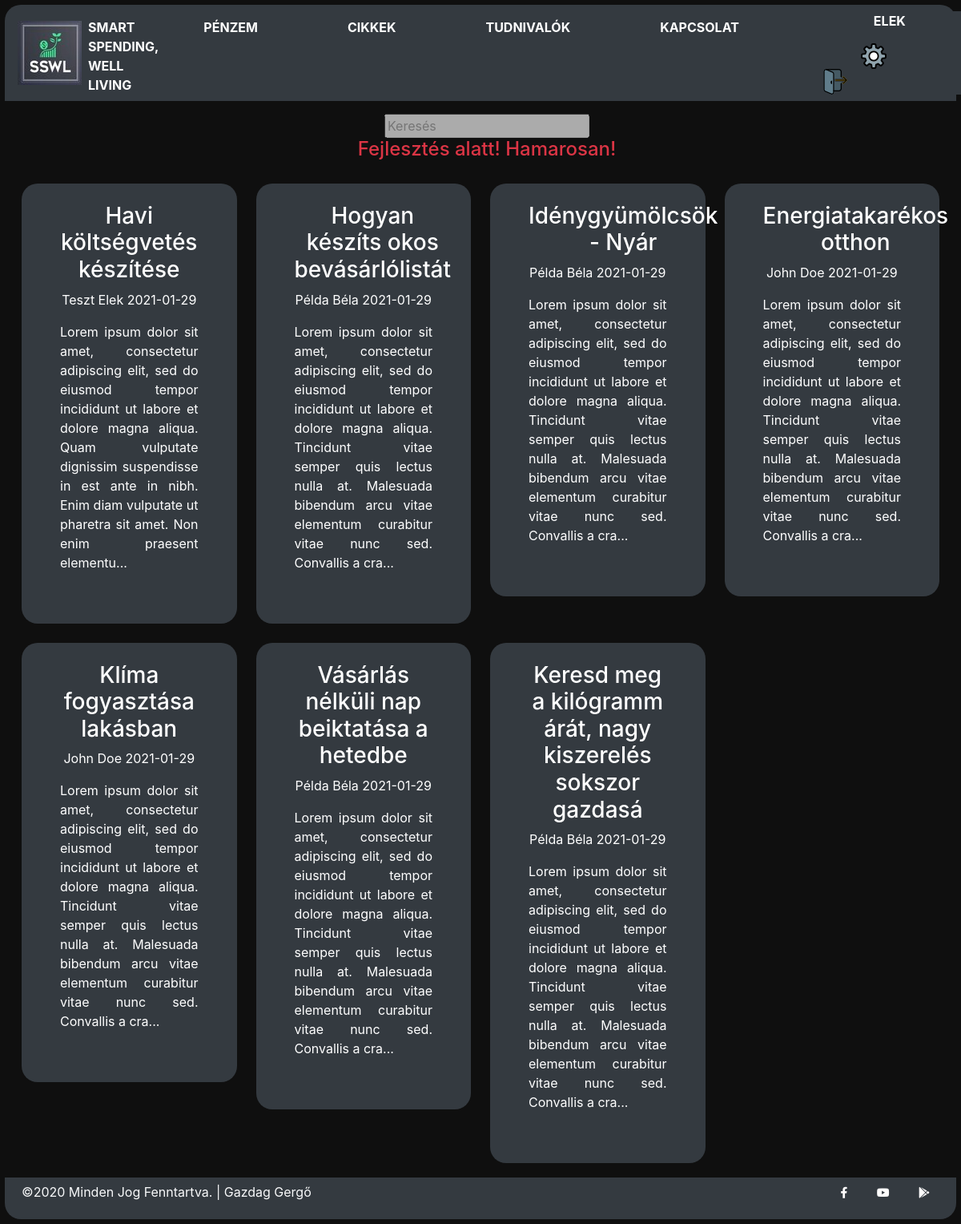
Page /articles.php (signed in) on the committed database.
### tables this page shows
CREATE TABLE `account` (
  `id` int(10) NOT NULL,
  `f_name` varchar(20) NOT NULL,
  `l_name` varchar(20) NOT NULL,
  `email` varchar(64) NOT NULL,
  `pwd` varchar(128) NOT NULL,
  `reg_date` date NOT NULL
);

CREATE TABLE `articles` (
  `id` int(10) NOT NULL,
  `author` varchar(60) NOT NULL,
  `date` date NOT NULL,
  `title` varchar(60) NOT NULL,
  `content` mediumtext NOT NULL
);

### class/database.class.php (called while the page is built)
<?php
class Database{
    protected $host;
    protected $user;
    protected $pwd;
    protected $db_Name;
    protected function __construct($host, $user, $pwd, $db_Name) {
        $this->host = $host;
        $this->user = $user;
        $this->pwd = $pwd;
        $this->db_Name = $db_Name;
    }
    protected function connect() {
        $db_Con = new PDO("mysql:dbname=$this->db_Name;host=$this->host", $this->user, $this->pwd);
        return $db_Con;
        }
}

### class/stmt.class.php (called while the page is built, shortened)
<?php
require "database.class.php";
class Stmt extends Database{
    private $db_Con;
    public function __construct($host, $user, $pwd, $db_Name) {
        $this->db_Con = parent::connect();
        $this->db_Con->query("SET NAMES utf8");
    }
    public function get_PublicUserData($userId) {
        $stmt = $this->db_Con->prepare("SELECT f_name,email,pwd FROM account WHERE id=?");
        $stmt->bindParam(1, $userId);
        $stmt->execute();
        return $stmt->fetch();
    }
    public function sql_SelectArticles() {
        $stmt = $this->db_Con->prepare("SELECT id,author,date,title,content FROM articles");
        $stmt->execute();
        $articles=array();
        while($row = $stmt->fetch(PDO::FETCH_ASSOC))
           {
            $articles[]=$row;
           }
           return $articles;
    }
}

### class/user.class.php (called while the page is built, shortened)
<?php
require_once(__DIR__.'/../include/autoloader.inc.php');
class User{
    private $stmt;
    public function __construct() {
        $this->stmt = new Stmt(HOST, USER, PWD, DBNAME);
    }
    public function loginCheck() {
        $userData = $this->stmt->get_PublicUserData($_SESSION['userId']);
            if(!empty($userData)) {
                $this->f_name = $userData['f_name'];
                return true;
            }
            else {
                return false;
            }
    }
}

### include/autoloader.inc.php (called while the page is built, shortened)
<?php
function myAutoLoader($className){
    $path = "class/";
    $extension = ".class.php";
    $fullPath = $path . $className . $extension;
}

### class/articles.class.php (called while the page is built, shortened)
<?php
require_once(__DIR__.'/../include/autoloader.inc.php');
    class Articles{
        private $stmt;
        public function __construct() {
            $this->stmt = new Stmt(HOST, USER, PWD, DBNAME);
        }
        public function articles(){
            $row= $this->stmt->sql_SelectArticles();
            return $row;
        }
    }

### articles.php (the view, shortened to what this page needs)
<?php require "header.php";
    $articles = new Articles();
?>
<div id="nav_menu">
    <?php  require "nav_menu.php";  ?>
</div>
</head>
<body>
    <div id="content" class="container-fluid h-100 text-white">
        <div class="row" id="articles">
            <div class="col-12 ml-2 mr-3 mb-2 mt-3">
                <div class="row justify-content-center">
                        <form class="center" action="" method="post">
                        <input type="text" id="" name="Keresés" placeholder="Keresés" disabled>
                        </form>
                </div>
                <h4 class="text-danger text-center">Fejlesztés alatt! Hamarosan!</h4>
            </div>
            <?php $row = $articles->articles();
            foreach ($row as $articles){ echo"
            <div class='col-3 p-1'>
                <div class='box bg-dark text-center text-white m-2 pt-4 pl-5 pr-5 pb-5' >
                    <a href='full_article.php?id=".$articles["id"]."'><h3 class='hoverable'>".$articles["title"]."</h3></a>
                    <p class='text-center'> ".$articles['author']." ".$articles["date"]."</p>
                    <p class='text-justify'>".substr($articles["content"],0,250)."...</p>
                </div>
            </div>
            ";} ?>
        </div>
    </div>
    <div id="footer">
        <?php require "footer.php"; ?>
    </div>
</body>
</html>

### header.php (shortened to what this page needs)
<?php
  require_once "include/autoloader.inc.php";
?>
<!DOCTYPE html>
  <html lang="hu">
    <head>
      <link rel="stylesheet" href="https://cdnjs.cloudflare.com/ajax/libs/twitter-bootstrap/4.5.0/css/bootstrap.min.css">
      <link rel="stylesheet" href="https://cdnjs.cloudflare.com/ajax/libs/font-awesome/5.13.0/css/all.min.css">
      <link rel="stylesheet" href="css/style.css">

### nav_menu.php (shortened to what this page needs)
<?php
require "header.php";
$user = new User();
if(!$user->loginCheck()) {
  $link = <<<_
  <a class="nav-link hoverable text-white" href="index.php">Pénzem</a>
  _;
  $nav_item = <<<_
      <a class="nav-link hoverable text-white" id="button_fake" href="#" data-toggle="modal" data-target="#login">Bejelentkezés</a>
  _;
}
else{
  $link = <<<_
  <a class="nav-link hoverable text-white" href="my_budget.php">Pénzem</a>
  _;
  $nav_item = <<<_
  <p class="pl-5 text-white"><img src="img/user.png" alt="" " class="pr-3 responsive" width="auto" height="auto">$user->f_name</p>
  <a href="profile.php"><img src="img/settings.png" class="pl-5 pr-5 responsive" width="auto"></a>
  <a href="log_out.php"><img src="img/exit.png" class="pr-5 responsive" width="auto"></a>
_;
}
?>
</head>
<body>
<nav id="nav_bar" class="navbar navbar-expand-xl navbar-dark bg-dark">
<img src="img/logo.jpg" class="img-fluid" style="max-width:30%; height:30%;" alt="" >
    <span class="text-white pt-2 pl-2">Smart Spending,<br> Well Living</span>
  <div class="navbar-collapse justify-content-center bg-dark " id="main_nav">
    <ul class="navbar-nav">
      <li class="nav-item"><?=$link?></li>
      <li class="nav-item"><a class="nav-link hoverable text-white" href="articles.php">Cikkek</a></li>
      <li class="nav-item"><a class="nav-link hoverable text-white" href="information.php">Tudnivalók</a></li>
      <li class="nav-item"><a class="nav-link hoverable text-white" href="contact.php">Kapcsolat</a></li>
      <li class="nav-item"><?=$nav_item?></li>
    </ul>
  </div>
</nav>

### footer.php
<footer id="footer" class="page-footer text-light">
  <div class="container-fluid w-100 text-center text-md-left">
    <div class="row d-flex align-items-center">
      <div class="col-md-7 col-lg-8">
        <p class="text-md-left"> ©2020 Minden Jog Fenntartva. | Gazdag Gergő </p>
      </div>
      <div class="col-md-5 col-lg-4">
        <div class="text-center text-md-right">
          <ul class="list-unstyled list-inline">
            <li class="list-inline-item">
              <a class="btn-floating btn-sm rgba-white-slight mx-1" href="https://www.facebook.com/" target="_blank">
                <i class="fab fa-facebook-f"></i>
              </a>
            </li>
            <li class="list-inline-item">
              <a class="btn-floating btn-sm rgba-white-slight mx-1" href="https://www.youtube.com/" target="_blank">
                <i class="fab fa-youtube"></i>
              </a>
            </li>
            <li class="list-inline-item">
              <a class="btn-floating btn-sm rgba-white-slight mx-1" href="https://play.google.com/" target="_blank">
                <i class="fab fa-google-play"></i>
              </a>
            </li>
          </ul>
        </div>
      </div>
    </div>
  </div>
</footer>

### css/style.css (style rules this page uses)
body, html { max-width: 100%; background-color: rgb(15, 15, 15); }
#nav_bar { margin:0.5% 0.5% 0% 0.5% !important; border-top-left-radius: 20px; border-top-right-radius: 20px; font-size: medium; font-weight: bold; }
.box { border-radius: 20px !important; }
.hoverable { display:inline-block; backface-visibility: hidden; vertical-align: middle; position:relative; box-shadow: 0 0 1px rgba(0,0,0,0); transform: translateZ(0); transition-duration: .3s; transition-property:transform; color:white; text-decoration: none; }
.hoverable:before { position:absolute; pointer-events: none; z-index:-1; content: ''; top: 100%; left: 5%; height:10px; width:90%; opacity:0; background: -webkit-radial-gradient(center, ellipse, rgba(255, 255, 255, 0.35) 0%, rgba(255, 255, 255, 0) 80%); background: radial-gradient(ellipse at center, rgba(255, 255, 255, 0.35) 0%, rgba(255, 255, 255, 0) 80%); transition-duration: 0.3s; transition-property: transform, opacity; }
nav { background: none !important; text-transform:uppercase; }
nav li { margin-left: 3em; margin-right: 3em; list-style-type: none; }
nav li a { transition: .5s color ease-in-out; }
footer { position: bottom-fix ; background-color: rgb(52, 58, 64); color: white; border-bottom-left-radius: 20px; border-bottom-right-radius: 20px; margin:0.5% !important; display: block; width:auto; padding:0.5%; }
.fab { color: rgb(255, 253, 253); }
.navbar-nav { max-height: 10%!important; }
#articles { margin-left: 0; margin-right: 0; }

### rows in the picture
account: f_name "ELEK"
articles: title "Havi költségvetés készítése", author "Teszt Elek", date "2021-01-29", content "Lorem ipsum dolor sit amet, consectetur adipiscing elit, sed do eiusmod tempor incididunt ut labore et dolore magna aliqua. Quam vulputate dignissim suspendisse in est ante in nibh. Enim diam vulputate ut pharetra sit amet. Non enim praesent elementu"
articles: title "Hogyan készíts okos bevásárlólistát", author "Példa Béla", date "2021-01-29", content "Lorem ipsum dolor sit amet, consectetur adipiscing elit, sed do eiusmod tempor incididunt ut labore et dolore magna aliqua. Tincidunt vitae semper quis lectus nulla at. Malesuada bibendum arcu vitae elementum curabitur vitae nunc sed. Convallis a cra"
articles: title "Idénygyümölcsök - Nyár", author "Példa Béla", date "2021-01-29", content "Lorem ipsum dolor sit amet, consectetur adipiscing elit, sed do eiusmod tempor incididunt ut labore et dolore magna aliqua. Tincidunt vitae semper quis lectus nulla at. Malesuada bibendum arcu vitae elementum curabitur vitae nunc sed. Convallis a cra"
articles: title "Energiatakarékos otthon", author "John Doe", date "2021-01-29", content "Lorem ipsum dolor sit amet, consectetur adipiscing elit, sed do eiusmod tempor incididunt ut labore et dolore magna aliqua. Tincidunt vitae semper quis lectus nulla at. Malesuada bibendum arcu vitae elementum curabitur vitae nunc sed. Convallis a cra"
articles: title "Klíma fogyasztása lakásban", author "John Doe", date "2021-01-29", content "Lorem ipsum dolor sit amet, consectetur adipiscing elit, sed do eiusmod tempor incididunt ut labore et dolore magna aliqua. Tincidunt vitae semper quis lectus nulla at. Malesuada bibendum arcu vitae elementum curabitur vitae nunc sed. Convallis a cra"
articles: title "Vásárlás nélküli nap beiktatása a hetedbe", author "Példa Béla", date "2021-01-29", content "Lorem ipsum dolor sit amet, consectetur adipiscing elit, sed do eiusmod tempor incididunt ut labore et dolore magna aliqua. Tincidunt vitae semper quis lectus nulla at. Malesuada bibendum arcu vitae elementum curabitur vitae nunc sed. Convallis a cra"
articles: title "Keresd meg a kilógramm árát, nagy kiszerelés sokszor gazdasá", author "Példa Béla", date "2021-01-29", content "Lorem ipsum dolor sit amet, consectetur adipiscing elit, sed do eiusmod tempor incididunt ut labore et dolore magna aliqua. Tincidunt vitae semper quis lectus nulla at. Malesuada bibendum arcu vitae elementum curabitur vitae nunc sed. Convallis a cra"
